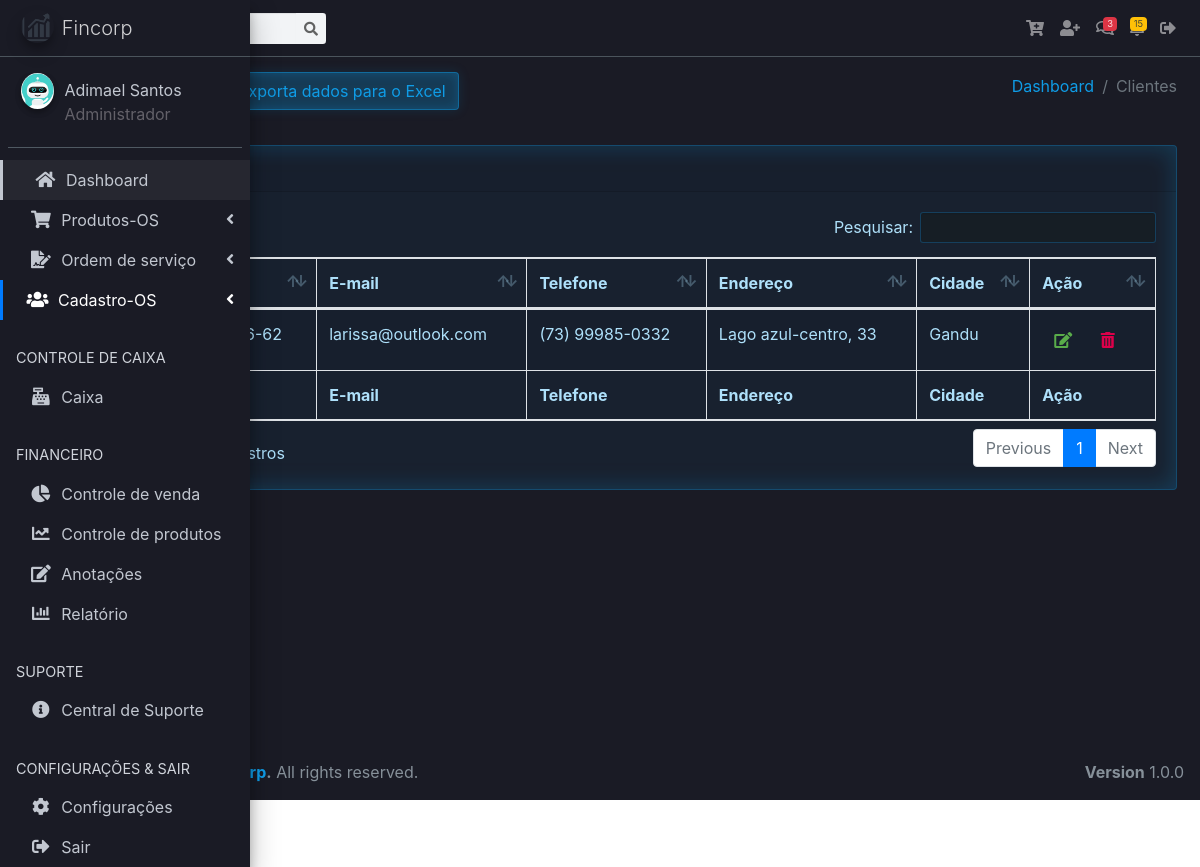
The page /vv/clientes.php (signed in) on the database its author committed.
### tables this page shows
CREATE TABLE `tb_clientes` (
  `id_cliente` int(11) NOT NULL,
  `id_user` int(11) NOT NULL,
  `nome` varchar(32) NOT NULL,
  `cpf` varchar(20) NOT NULL,
  `endereco` varchar(128) NOT NULL,
  `cidade` varchar(45) NOT NULL,
  `estado` varchar(20) NOT NULL,
  `cep` varchar(20) NOT NULL,
  `telefone` varchar(45) NOT NULL,
  `email` varchar(100) DEFAULT NULL,
  `dt_registro` timestamp NOT NULL DEFAULT current_timestamp()
);

### vv/clientes.php (the view, shortened to what this page needs)
<?php
require_once("header.php");
?>
<body class="hold-transition sidebar-mini">
<div class="wrapper">
  <nav class="main-header navbar navbar-expand navbar-dark navbar-light">
    <ul class="navbar-nav">
      <li class="nav-item">
        <a class="nav-link" data-widget="pushmenu" href="#" role="button"><i class="fas fa-bars"></i></a>
      </li>
    </ul>
    <form class="form-inline ml-3">
      <div class="input-group input-group-sm">
        <div class="input-group-append">
          <button name="buttonPesquisar" class="btn btn-navbar" type="submit">
            <i class="fas fa-search"></i>
          </button>
        </div>
      </div>
    </form>
    <ul class="navbar-nav ml-auto">
      <li class="nav-item dropdown">
        <a class="nav-link" href="#" title="Add Produtos" data-toggle="modal"
        data-target=".bd-example-modal-lg-produto">
          <i class="fas fa-cart-plus"></i>
        </a>
      </li>
      <li class="nav-item dropdown">
        <a class="nav-link" href="#" title="Add cliente" data-toggle="modal"
        data-target=".bd-example-modal-lg">
          <i class="fas fa-user-plus"></i>
        </a>
      </li>
      <li class="nav-item dropdown">
        <a class="nav-link" data-toggle="dropdown" href="#">
          <span class="badge badge-danger navbar-badge">3</span>
        </a>
      </li>
      <li class="nav-item dropdown">
        <a class="nav-link" data-toggle="dropdown" href="#">
          <span class="badge badge-warning navbar-badge">15</span>
        </a>
      </li>
      <li class="nav-item dropdown">
        <a class="nav-link" href="../logout.php" title="Sair">
          <i class="fas fa-sign-out-alt"></i>
        </a>
      </li>
    </ul>
  </nav>
  <aside class="main-sidebar sidebar-dark-primary elevation-4">
    <a href="dashboard.php" class="brand-link">
      <img src="../assets/dist/img/crm.png"
           alt="AdminLTE Logo"
           class="brand-image img-circle elevation-3"
           style="opacity: .8">
      <span class="brand-text font-weight-light">Fincorp</span>
    </a>
    <div class="sidebar">
      <div class="user-panel mt-3 pb-3 mb-3 d-flex">
        <div class="image">
          <img src="../assets/images/avatars/<?=$_SESSION['foto_user'];?>" class="img-circle elevation-2" alt="User Image">
        </div>
        <div class="info">
          <a href="#" class="d-block"><?php echo $_SESSION['nome_user']; ?></a>
          <span class="access_level"><?php echo $_SESSION['access_level']; ?></span>
        </div>
      </div>
      <nav class="mt-2">
        <ul class="nav nav-pills nav-sidebar nav-child-indent nav-flat nav-legacy flex-column" data-widget="treeview" role="menu" data-accordion="false">
          <li class="nav-item has-treeview menu-open">
            <ul class="nav nav-treeview">
              <li class="nav-item">
                <a href="dashboard.php" class="nav-link">
                  <i class="fas fa-home nav-icon"></i>
                  <p>Dashboard</p>
                </a>
              </li>
            </ul>
          </li>
          <li class="nav-item has-treeview">
            <a href="#" class="nav-link">
              <i class="nav-icon fas fa-shopping-cart"></i>
              <p>
                Produtos-OS
                <i class="right fas fa-angle-left"></i>
              </p>
            </a>
          </li>
          <li class="nav-item has-treeview">
            <a href="#" class="nav-link">
              <i class="nav-icon fas fa-file-signature"></i>
              <p>
                Ordem de serviço
                <i class="fas fa-angle-left right"></i>
              </p>
            </a>
          </li>
          <li class="nav-item has-treeview">
            <a href="#" class="nav-link active">
              <i class="nav-icon fas fa-users"></i>
              <p>
                Cadastro-OS
                <i class="fas fa-angle-left right"></i>
              </p>
            </a>
          </li>
          <li class="nav-header">CONTROLE DE CAIXA</li>
          <li class="nav-item">
            <a href="https://adminlte.io/docs/3.0" class="nav-link">
              <i class="nav-icon fas fa-cash-register"></i>
              <p>Caixa</p>
            </a>
          </li>
          <li class="nav-header">FINANCEIRO</li>
          <li class="nav-item">
            <a href="#" class="nav-link">
              <i class="nav-icon fas fa-chart-pie"></i>
              <p>Controle de venda</p>
            </a>
          </li>
          <li class="nav-item">
            <a href="#" class="nav-link">
              <i class="nav-icon fas fa-chart-line"></i>
              <p>Controle de produtos</p>
            </a>
          </li>
          <li class="nav-item">
            <a href="#" class="nav-link">
              <i class="nav-icon fas fa-edit"></i>
              <p>Anotações</p>
            </a>
          </li>
          <li class="nav-item">
            <a href="#" class="nav-link">
              <i class="nav-icon fas fa-chart-bar"></i>
              <p>Relatório</p>
            </a>
          </li>
          <li class="nav-header">SUPORTE</li>
          <li class="nav-item">
            <a href="#" class="nav-link">
              <i class="nav-icon fas fa-info-circle"></i>
              <p>Central de Suporte</p>
            </a>
          </li>
          <li class="nav-header">CONFIGURAÇÕES & SAIR</li>
          <li class="nav-item">
            <a href="#" class="nav-link">
              <i class="nav-icon fas fa-cog"></i>
              <p>Configurações</p>
            </a>
          </li>
          <li class="nav-item">
            <a href="../logout.php" class="nav-link">
              <i class="nav-icon fas fa-sign-out-alt"></i>
              <p>Sair</p>
            </a>
          </li>
        </ul>
      </nav>
    </div>
  </aside>
  <div class="content-wrapper">
    <section class="content-header">
      <div class="container-fluid">
        <div class="row mb-2">
          <div class="col-sm-6">
          <a href="#" class="btn btn-success" data-toggle="modal"
          data-target=".bd-example-modal-lg"><i class="material-icons">&#xE147;</i> <span>Add Novo Cliente</span></a>
          <a href="#" class="btn btn-secondary"><i class="material-icons">&#xE24D;</i> <span>Exporta dados para o Excel</span></a>
          </div>
          <div class="col-sm-6">
            <ol class="breadcrumb float-sm-right">
              <li class="breadcrumb-item"><a href="#">Dashboard</a></li>
              <li class="breadcrumb-item active">Clientes</li>
            </ol>
          </div>
        </div>
      </div>
    </section>
<section class="content">
<div class="container-fluid">
<div class="row">
<div class="col-12">
<div class="card">
<div class="card-header">
<h3 class="card-title">Cadastros de Clientes</h3>
</div>
<div class="card-body">
<?php
if(isset($_GET['buttonPesquisar']) and $_GET['txtpesquisar'] != ''){
    $nome = $_GET['txtpesquisar'] . '%';
    $query = "select * from tb_clientes where id_user = $_SESSION[id_user]  order by nome asc";
}else if(isset($_GET['buttonPesquisarCPF']) and $_GET['txtpesquisarcpf'] != ''){
    $nome = $_GET['txtpesquisarcpf'];
    $query = "select * from tb_clientes where cpf = '$nome'  order by nome asc";
}
else{
$query = "select * from tb_clientes WHERE id_user = '$_SESSION[id_user]' order by nome ASC";
}
    $result = mysqli_query($conn, $query);
    $row = mysqli_num_rows($result);
if($row == ''){
    echo "<h3> Não existem dados cadastrados no banco </h3>";
}else{
?>
<table id="example1" class="table table-bordered table-striped">
  <thead>
  <tr>
    <th>Nome</th>
    <th>CPF</th>
    <th>E-mail</th>
    <th>Telefone</th>
    <th>Endereço</th>
    <th>Cidade</th>
    <th>Ação</th>
  </tr>
  </thead>
  <tbody>
  <?php
    while($res_1 = mysqli_fetch_array($result)){
        $nome = $res_1["nome"];
        $telefone = $res_1["telefone"];
        $endereco = $res_1["endereco"];
        $cidade = $res_1["cidade"];
        $email = $res_1["email"];
        $cpf = $res_1["cpf"];
        $id_cliente = $res_1["id_cliente"];
    ?>
  <tr>
    <td><?php echo $nome; ?></td>
    <td><?php echo $cpf; ?></td>
    <td><?php echo $email; ?></td>
    <td><?php echo $telefone; ?></td>
    <td><?php echo $endereco; ?></td>
    <td><?php echo $cidade; ?></td>
    <td><div class="widget-content-right">
    <a href="clientes.php?func=edita&id_cliente=<?php echo $id_cliente; ?>"><button class="border-0 btn-transition btn btn-outline-success" data-toggle="modal"
    data-target=".bd-example-modal-lg-editar"><i class="fa fa-edit"></i>
    </button></a>
    <a href="clientes.php?func=deleta&id_cliente=<?php echo $id_cliente; ?>"><button class="border-0 btn-transition btn btn-outline-danger">
    <i class="fa fa-trash-alt"></i>
    </button></a>
    </div></td>
  </tr>
  <?php
        }
    ?>
  </tbody>
  <tfoot>
  <tr>
    <th>Nome</th>
    <th>CPF</th>
    <th>E-mail</th>
    <th>Telefone</th>
    <th>Endereço</th>
    <th>Cidade</th>
    <th>Ação</th>
  </tr>
  </tfoot>
</table>
<?php
        }
    ?>
</div>
</div>
</div>
</div>
</div>
</section>
</div>
<?php
require_once("footer.php");
?>
</div>
</body>
</html>

### rows shown on the page
tb_clientes: email "larissa@outlook.com", telefone "(73) 99985-0332", endereco "Lago azul-centro, 33", cidade "Gandu"

### other values the page prints
$_SESSION['nome_user'] "Adimael Santos"
$_SESSION['access_level'] "Administrador"
